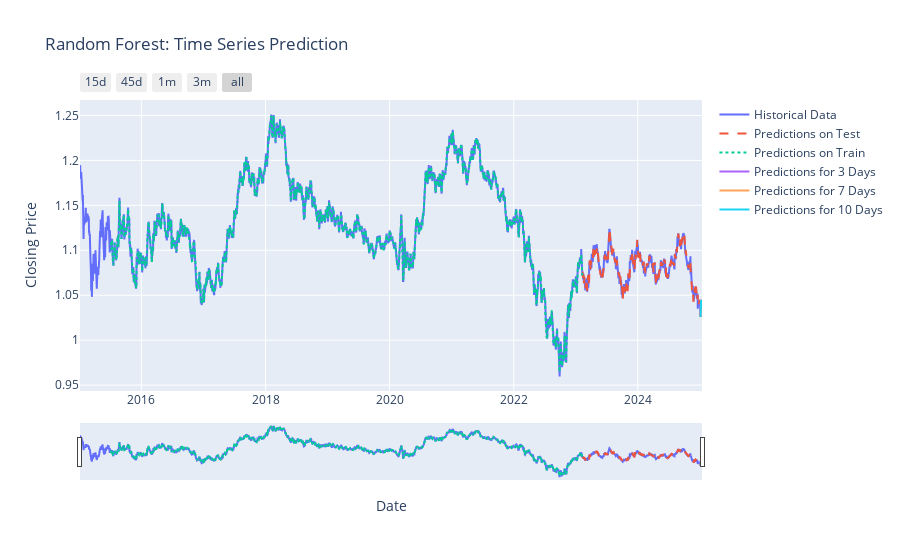

The code cell stored with this chart in its notebook:
### Code cell
# Create a range of dates for the upcoming days
future_dates = pd.date_range(start=data.index[-1], periods=max(prediction_horizons) + 1, freq='D')[1:]

# Historical data traces
trace1 = go.Scatter(
    x=data.index,
    y=data['close'],
    mode='lines',
    name='Historical Data'
)

# Predictions on the test set
trace2 = go.Scatter(
    x=y_test.index,
    y=y_pred_test,
    mode='lines',
    line=dict(dash='dash'),
    name='Predictions on Test'
)

# Future predictions for different horizons
future_traces = []

for idx, horizon in enumerate(prediction_horizons):
    future_traces.append(
        go.Scatter(
            x=future_dates[:horizon],
            y=future_predictions_dict[horizon],
            mode='lines',
            name=f'Predictions for {horizon} Days',
        )
    )

# Predictions on the training set
y_pred_train = model.predict(X_train)

trace3 = go.Scatter(
    x=y_train.index,
    y=y_pred_train,
    mode='lines',
    line=dict(dash='dot'),
    name='Predictions on Train'
)

# Combine all traces
data_x = [trace1, trace2, trace3] + future_traces

# Layout
layout = go.Layout(
    title='Random Forest: Time Series Prediction',
    xaxis=dict(title='Date'),
    yaxis=dict(title='Closing Price'),
    hovermode='x unified'
)

# Create the figure
fig = go.Figure(data=data_x, layout=layout)

# X-axis configuration
fig.update_xaxes(
    rangeslider_visible=True,
    rangeselector=dict(
        buttons=list([
            dict(count=15, label="15d", step="day", stepmode="backward"),
            dict(count=45, label="45d", step="day", stepmode="backward"),
            dict(count=1, label="1m", step="month", stepmode="backward"),
            dict(count=3, label="3m", step="month", stepmode="backward"),
            dict(step="all")
        ])
    )
)

# Show the figure
fig.show()

### Figure 1 — Plotly figure (JSON) as saved in the notebook; plotly's stock layout.template omitted (floating-point values rounded to 4 significant figures; data arrays with more than 128 entries replaced by an {"elided": "..."} marker saying what was removed)
{"data": [{"mode": "lines", "name": "Historical Data", "type": "scatter", "x": {"elided": "3652 str values"}, "y": {"elided": "3652 float values"}}, {"line": {"dash": "dash"}, "mode": "lines", "name": "Predictions on Test", "type": "scatter", "x": {"elided": "695 str values"}, "y": {"elided": "695 float values"}}, {"line": {"dash": "dot"}, "mode": "lines", "name": "Predictions on Train", "type": "scatter", "x": {"elided": "2777 str values"}, "y": {"elided": "2777 float values"}}, {"mode": "lines", "name": "Predictions for 3 Days", "type": "scatter", "x": ["2025-01-04T00:00:00", "2025-01-05T00:00:00", "2025-01-06T00:00:00"], "y": [1.026, 1.042, 1.042]}, {"mode": "lines", "name": "Predictions for 7 Days", "type": "scatter", "x": ["2025-01-04T00:00:00", "2025-01-05T00:00:00", "2025-01-06T00:00:00", "2025-01-07T00:00:00", "2025-01-08T00:00:00", "2025-01-09T00:00:00", "2025-01-10T00:00:00"], "y": [1.026, 1.042, 1.042, 1.044, 1.045, 1.043, 1.043]}, {"mode": "lines", "name": "Predictions for 10 Days", "type": "scatter", "x": ["2025-01-04T00:00:00", "2025-01-05T00:00:00", "2025-01-06T00:00:00", "2025-01-07T00:00:00", "2025-01-08T00:00:00", "2025-01-09T00:00:00", "2025-01-10T00:00:00", "2025-01-11T00:00:00", "2025-01-12T00:00:00", "2025-01-13T00:00:00"], "y": [1.026, 1.042, 1.042, 1.044, 1.045, 1.043, 1.043, 1.042, 1.04, 1.043]}], "layout": {"hovermode": "x unified", "title": {"text": "Random Forest: Time Series Prediction"}, "xaxis": {"rangeselector": {"buttons": [{"count": 15, "label": "15d", "step": "day", "stepmode": "backward"}, {"count": 45, "label": "45d", "step": "day", "stepmode": "backward"}, {"count": 1, "label": "1m", "step": "month", "stepmode": "backward"}, {"count": 3, "label": "3m", "step": "month", "stepmode": "backward"}, {"step": "all"}]}, "rangeslider": {"visible": true}, "title": {"text": "Date"}}, "yaxis": {"title": {"text": "Closing Price"}}}}
